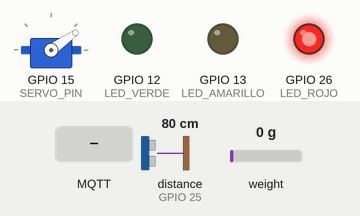
A sketch run on a simulated ESP32. On the bench: servo, output pins drawn as LEDs (lit = HIGH). Wiring (inferred from the names in the program): ultrasonic range finder: trigger GPIO 14; echo GPIO 25. The inputs (shaded band) are chosen by the test bench; at power-on: distance to the obstacle (sensor on GPIO 25) 80 cm, weight on the scale 0 g. The echo pulse lasts 58.3 µs per cm; WiFi joins after 1.5 s; servers stay silent unless stated; no MQTT or app messages arrive unless stated; pins used as bus, display or sensor lines are not drawn; what the sketch prints to the serial monitor is not drawn.

Above: at 3.7 s.
3.8 s: distance to the obstacle (sensor on GPIO 25) set to 13 cm
5.3 s: distance to the obstacle (sensor on GPIO 25) set to 10 cm
At 6.0 s:
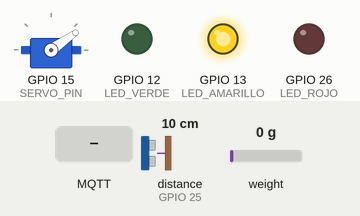
7.0 s: MQTT message "dispensar" arrives on the first subscribed topic
At 8.1 s:
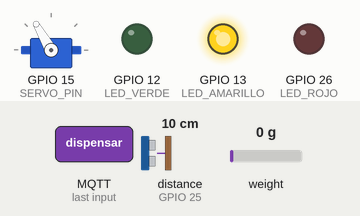
8.5 s: weight on the scale set to 40 g
10.0 s: weight on the scale set to 50 g
At 11.1 s:
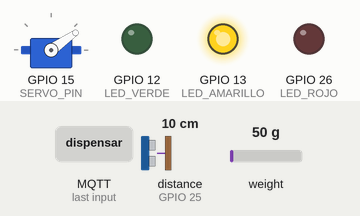
11.5 s: distance to the obstacle (sensor on GPIO 25) set to 6 cm
13.0 s: distance to the obstacle (sensor on GPIO 25) set to 3 cm
At 14.6 s:
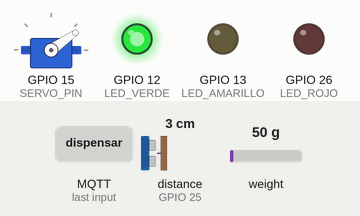
Timing chart, 0 to 15.7 s (numbered marks = the images above; inputs shaded):
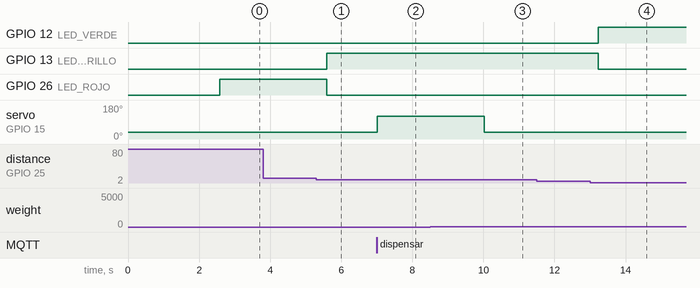

Measured:
- the behaviour switches between 12 and 11 cm on distance to the obstacle (sensor on GPIO 25) (found by bisection; images 0 and 1)
- the behaviour switches between 44 and 45 g on weight on the scale (found by bisection; images 2 and 3)
- the behaviour switches between 5 and 4 cm on distance to the obstacle (sensor on GPIO 25) (found by bisection; images 3 and 4)
- after the input at 3.8 s, every drawn part: stays the same
- after the input at 5.3 s, GPIO 13 (LED_AMARILLO): LOW → HIGH after 0.29 s; GPIO 26 (LED_ROJO): HIGH → LOW after 0.29 s
- after the input at 7.0 s, servo on GPIO 15 (SERVO_PIN): 35° → 120° at once
- after the input at 8.5 s, every drawn part: stays the same
- after the input at 10.0 s, servo on GPIO 15 (SERVO_PIN): 120° → 35° at once
- after the input at 11.5 s, every drawn part: stays the same
- after the input at 13.0 s, GPIO 12 (LED_VERDE): LOW → HIGH after 0.23 s; GPIO 13 (LED_AMARILLO): HIGH → LOW after 0.23 s

The sketch:

ARDUINO.INO
```cpp
/*
 * Proyecto Huellitas - Dispensador IoT
 *
 * Este sketch controla un dispensador de alimento para mascotas
 * utilizando un ESP32, sensores y MQTT para la comunicación.
 */

 #include <WiFi.h>
 #include <PubSubClient.h>
 #include <ESP32Servo.h>
 #include "HX711.h"

 // ============= CONFIGURACIÓN WIFI =============
 const char* ssid = "RosyCuartos";  // Cambia a tu nombre de red WiFi
 const char* password = "Irina11022023";  // Cambia a tu contraseña WiFi

 // ============= CONFIGURACIÓN MQTT =============
 const char* mqttServer = "192.168.68.113";  // Cambia a la IP de tu broker Mosquitto
 const int mqttPort = 1883;
 const char* mqttClientId = "huellitas";  // ID del cliente MQTT

 // Topic raíz para todos los datos
 const char* TOPIC_RAIZ = "esp32";

 // ============= CONFIGURACIÓN DE PINES =============
 // Servo
 #define SERVO_PIN 15

 // Sensor ultrasónico
 #define TRIG_PIN 14
 #define ECHO_PIN 25

 // LEDs indicadores
 #define LED_VERDE 12
 #define LED_AMARILLO 13
 #define LED_ROJO 26

 // Sensor de peso HX711
 #define HX711_DOUT 22
 #define HX711_SCK 21

 // ============= VARIABLES GLOBALES =============
 WiFiClient espClient;
 PubSubClient client(espClient);
 Servo miServo;
 HX711 bascula;

 // Variables para la calibración del sensor de peso
 float factorCalibracion = 387.25;  // Ajusta este valor según la calibración de tu sensor

 // Variables para el control del dispensador
 float pesoActual = 0.0;
 float pesoObjetivo = 0.0;
 float distancia_cm = 0.0;
 String estadoAlimento = "desconocido";
 String colorLed = "desconocido";
 bool dispensacionActiva = false;
 unsigned long ultimaDispensacion = 0;
 bool servoAbierto = false;

 // Variables para el control de tiempos
 unsigned long ultimaMedicion = 0;
 unsigned long tiempoInicioDispensacion = 0;
 unsigned long tiempoMaximoDispensacion = 10000;  // 10 segundos máximo para dispensar
 unsigned long ultimoHeartbeat = 0;
 unsigned long intervaloHeartbeat = 30000;  // 30 segundos entre heartbeats

 // Variables para la dirección MAC
 char mac[18];

 // ============= FUNCIONES DE CONFIGURACIÓN =============

 // Función para publicar a un subtopic del topic raíz
 void publicar(const char* subtopic, const char* mensaje) {
   String topic = String(TOPIC_RAIZ) + "/" + String(subtopic);
   client.publish(topic.c_str(), mensaje);

   Serial.print("📤 Publicado [");
   Serial.print(topic);
   Serial.print("]: ");
   Serial.println(mensaje);
 }

 // Configuración de la conexión WiFi
 void setupWiFi() {
   delay(10);
   Serial.println();
   Serial.print("📡 Conectando a WiFi: ");
   Serial.println(ssid);

   WiFi.begin(ssid, password);

   int intentos = 0;
   while (WiFi.status() != WL_CONNECTED && intentos < 20) {
     delay(500);
     Serial.print(".");
     intentos++;
   }

   if (WiFi.status() == WL_CONNECTED) {
     Serial.println("\n✅ WiFi conectado");
     Serial.print("📱 Dirección IP: ");
     Serial.println(WiFi.localIP());

     // Obtener dirección MAC
     uint8_t macAddr[6];
     WiFi.macAddress(macAddr);
     snprintf(mac, sizeof(mac), "%02X:%02X:%02X:%02X:%02X:%02X",
              macAddr[0], macAddr[1], macAddr[2],
              macAddr[3], macAddr[4], macAddr[5]);
     Serial.print("📟 Dirección MAC: ");
     Serial.println(mac);
   } else {
     Serial.println("\n❌ Error: No se pudo conectar a WiFi");
   }
 }

 // Reconexión al broker MQTT
 void reconnectMQTT() {
   while (!client.connected()) {
     Serial.print("🔌 Conectando a MQTT...");

     // Crear un ID de cliente único usando la MAC
     String clientId = String(mqttClientId) + "-" + mac;

     if (client.connect(clientId.c_str())) {
       Serial.println("✅ Conectado al broker MQTT");

       // Publicar información de conexión
       publicarInfoDispositivo();

       // Suscribirse al tópico de comandos
       String comandoTopic = String(TOPIC_RAIZ) + "/comando";
       client.subscribe(comandoTopic.c_str());

       // Publicar el estado inicial del servo
       if (servoAbierto) {
         publicar("servo", "abierto");
       } else {
         publicar("servo", "cerrado");
       }
     } else {
       Serial.print("❌ Falló conexión MQTT, estado: ");
       Serial.print(client.state());
       Serial.println(" Reintentando en 5 segundos...");
       delay(5000);
     }
   }
 }

 // Publicar información del dispositivo
 void publicarInfoDispositivo() {
   // Publicar IP y MAC
   publicar("ip", WiFi.localIP().toString().c_str());
   publicar("mac", mac);

   Serial.println("📤 Info dispositivo publicada");
 }

 // Función de callback para procesar mensajes MQTT recibidos
 void callback(char* topic, byte* payload, unsigned int length) {
   // Convertir el payload a string para procesarlo
   String mensaje = "";
   for (unsigned int i = 0; i < length; i++) {
     mensaje += (char)payload[i];
   }

   Serial.print("📩 Mensaje recibido en [");
   Serial.print(topic);
   Serial.print("]: ");
   Serial.println(mensaje);

   // Verificar si el mensaje es para el topic de comando
   String topicStr = String(topic);
   String comandoTopic = String(TOPIC_RAIZ) + "/comando";

   if (topicStr == comandoTopic) {
     if (mensaje == "dispensar") {
       // Solo permitir dispensar si no se está dispensando actualmente
       if (!dispensacionActiva) {
         Serial.println("🥣 Dispensando 50 gramos de alimento...");
         iniciarDispensacionPorPeso(50);

         // Registrar el tiempo de la última dispensación
         ultimaDispensacion = millis();

         // Publicar el comando recibido
         publicar("comando", "dispensar");
       } else {
         Serial.println("⚠️ Ya se está dispensando, ignorando comando");
       }
     }
     else if (mensaje == "restart") {
       Serial.println("🔄 Reiniciando huellitas...");
       publicar("comando", "restart");
       ESP.restart();
     }
   }
 }

 // ============= FUNCIONES PARA SENSORES =============

 // Redondear un valor a múltiplos de 10
 int redondearAMultiplosDe10(float valor) {
   return round(valor / 10.0) * 10;
 }

 // Medir distancia con el sensor ultrasónico
 void medirDistancia() {
   // Generar pulso ultrasónico
   digitalWrite(TRIG_PIN, LOW);
   delayMicroseconds(2);
   digitalWrite(TRIG_PIN, HIGH);
   delayMicroseconds(10);
   digitalWrite(TRIG_PIN, LOW);

   // Medir tiempo de retorno del eco
   long duracion = pulseIn(ECHO_PIN, HIGH, 30000);

   // Si no hay retorno, no actualizar
   if (duracion == 0) return;

   // Calcular distancia
   distancia_cm = (duracion * 0.0343) / 2;

   Serial.print("📏 Distancia: ");
   Serial.print(distancia_cm);
   Serial.println(" cm");

   // Actualizar estado de LEDs según la distancia
   actualizarEstadoLEDs();

   // Publicar distancia a MQTT (valor numérico)
   char distanciaStr[10];
   sprintf(distanciaStr, "%.1f", distancia_cm);
   publicar("distancia", distanciaStr);
 }

 // Actualizar estado de LEDs según la distancia medida
 void actualizarEstadoLEDs() {
   // Definir estados según la distancia
   if (distancia_cm <= 5) {
     // Contenedor lleno
     colorLed = "verde";
     digitalWrite(LED_VERDE, HIGH);
     digitalWrite(LED_AMARILLO, LOW);
     digitalWrite(LED_ROJO, LOW);
   } else if (distancia_cm > 5 && distancia_cm <= 12) {
     // Contenedor medio lleno
     colorLed = "amarillo";
     digitalWrite(LED_VERDE, LOW);
     digitalWrite(LED_AMARILLO, HIGH);
     digitalWrite(LED_ROJO, LOW);
   } else {
     // Contenedor vacío
     colorLed = "rojo";
     digitalWrite(LED_VERDE, LOW);
     digitalWrite(LED_AMARILLO, LOW);
     digitalWrite(LED_ROJO, HIGH);
   }

   // Publicar el estado del LED
   publicar("led", colorLed.c_str());
 }

 // Medir peso con el sensor HX711
 void medirPeso() {
   if (bascula.is_ready()) {
     // Tomar 3 lecturas para mayor estabilidad
     float pesoMedido = bascula.get_units(3);

     // Evitar valores negativos
     if (pesoMedido < 0) pesoMedido = 0;

     // Redondear a múltiplos de 10
     pesoActual = redondearAMultiplosDe10(pesoMedido);

     Serial.print("⚖ Peso: ");
     Serial.print(pesoActual);
     Serial.println(" g");

     // Publicar peso a MQTT (solo el valor numérico)
     char pesoStr[10];
     sprintf(pesoStr, "%d", (int)pesoActual);
     publicar("dispensador", pesoStr);
   } else {
     Serial.println("❌ Error: Sensor de peso no disponible");
   }
 }

 // ============= FUNCIONES PARA EL DISPENSADOR =============

 // Iniciar dispensación por peso objetivo - Solo para 50g
 void iniciarDispensacionPorPeso(int gramos) {
   // Imprimir información detallada para debug
   Serial.print("🔍 Peso actual: ");
   Serial.print(pesoActual);
   Serial.println(" g");

   // Establecer el peso objetivo (redondeado a múltiplos de 10)
   pesoObjetivo = pesoActual + gramos;

   Serial.print("🎯 Peso objetivo: ");
   Serial.print(pesoObjetivo);
   Serial.println(" g");

   // Activar la dispensación
   dispensacionActiva = true;
   tiempoInicioDispensacion = millis();

   // Abrir el servo
   abrirServo();
 }

 // Abrir el servo del dispensador
 void abrirServo() {
   if (!servoAbierto) {
     miServo.write(120);  // Posición abierta (ajustar según tu servo)
     publicar("servo", "abierto");
     servoAbierto = true;
     Serial.println("🔓 Servo ABIERTO");
   }
 }

 // Cerrar el servo del dispensador
 void cerrarServo() {
   if (servoAbierto) {
     miServo.write(35);  // Posición cerrada (ajustar según tu servo)
     publicar("servo", "cerrado");
     servoAbierto = false;
     Serial.println("🔒 Servo CERRADO");
   }
 }

 // ============= CONFIGURACIÓN INICIAL =============
 void setup() {
   // Iniciar comunicación serial
   Serial.begin(115200);
   Serial.println("\n\n🚀 Iniciando sistema Huellitas - Dispensador IoT");

   // Configurar pines
   pinMode(TRIG_PIN, OUTPUT);
   pinMode(ECHO_PIN, INPUT);
   pinMode(LED_VERDE, OUTPUT);
   pinMode(LED_AMARILLO, OUTPUT);
   pinMode(LED_ROJO, OUTPUT);

   // Inicializar LEDs
   digitalWrite(LED_VERDE, LOW);
   digitalWrite(LED_AMARILLO, LOW);
   digitalWrite(LED_ROJO, LOW);

   // Configurar servo
   ESP32PWM::allocateTimer(0);
   miServo.setPeriodHertz(50);  // Frecuencia estándar para servos
   miServo.attach(SERVO_PIN, 500, 2400);  // Ajustar según especificaciones del servo
   miServo.write(35);  // Posición inicial cerrada
   servoAbierto = false;

   // Inicializar sensor de peso HX711
   bascula.begin(HX711_DOUT, HX711_SCK);
   bascula.set_scale(factorCalibracion);
   bascula.tare();  // Tara inicial (asegúrate de que no haya peso en la báscula)

   // Configurar WiFi
   setupWiFi();

   // Configurar MQTT
   client.setServer(mqttServer, mqttPort);
   client.setCallback(callback);

   Serial.println("⚙️ Configuración completada");
 }

 // ============= BUCLE PRINCIPAL =============
 void loop() {
   // Verificar conexión WiFi
   if (WiFi.status() != WL_CONNECTED) {
     Serial.println("❌ Conexión WiFi perdida. Reconectando...");
     setupWiFi();
   }

   // Verificar conexión MQTT
   if (!client.connected()) {
     reconnectMQTT();
   }
   client.loop();

   // Obtener tiempo actual
   unsigned long tiempoActual = millis();

   // Enviar heartbeat periódicamente
   if (tiempoActual - ultimoHeartbeat >= intervaloHeartbeat) {
     ultimoHeartbeat = tiempoActual;
     Serial.println("💓 Enviando heartbeat");

     // Refrescar información del dispositivo periódicamente
     publicarInfoDispositivo();
   }

   // Modo de operación según estado del dispensador
   if (dispensacionActiva) {
     // Mientras se está dispensando, medir peso con mayor frecuencia
     if (tiempoActual - ultimaMedicion >= 20) {  // Cada 20ms
       ultimaMedicion = tiempoActual;
       medirPeso();

       // Verificar si se alcanzó el peso objetivo o se excedió el tiempo máximo
       if (pesoActual >= pesoObjetivo || (tiempoActual - tiempoInicioDispensacion > tiempoMaximoDispensacion)) {
         cerrarServo();
         dispensacionActiva = false;

         // Registrar resultado de la dispensación
         Serial.print("✅ Dispensación completada. Peso final: ");
         Serial.print(pesoActual);
         Serial.println(" g");
       }
     }
   } else {
     // En modo normal, medir sensores periódicamente
     if (tiempoActual - ultimaMedicion >= 500) {  // Cada 500ms
       ultimaMedicion = tiempoActual;
       medirDistancia();
       medirPeso();
     }

     // Por seguridad, verificar que el servo esté cerrado si no estamos dispensando
     if (servoAbierto && (tiempoActual - tiempoInicioDispensacion > tiempoMaximoDispensacion)) {
       Serial.println("⚠️ Servo quedó abierto - cerrando por seguridad");
       cerrarServo();
     }
   }
 }
```
